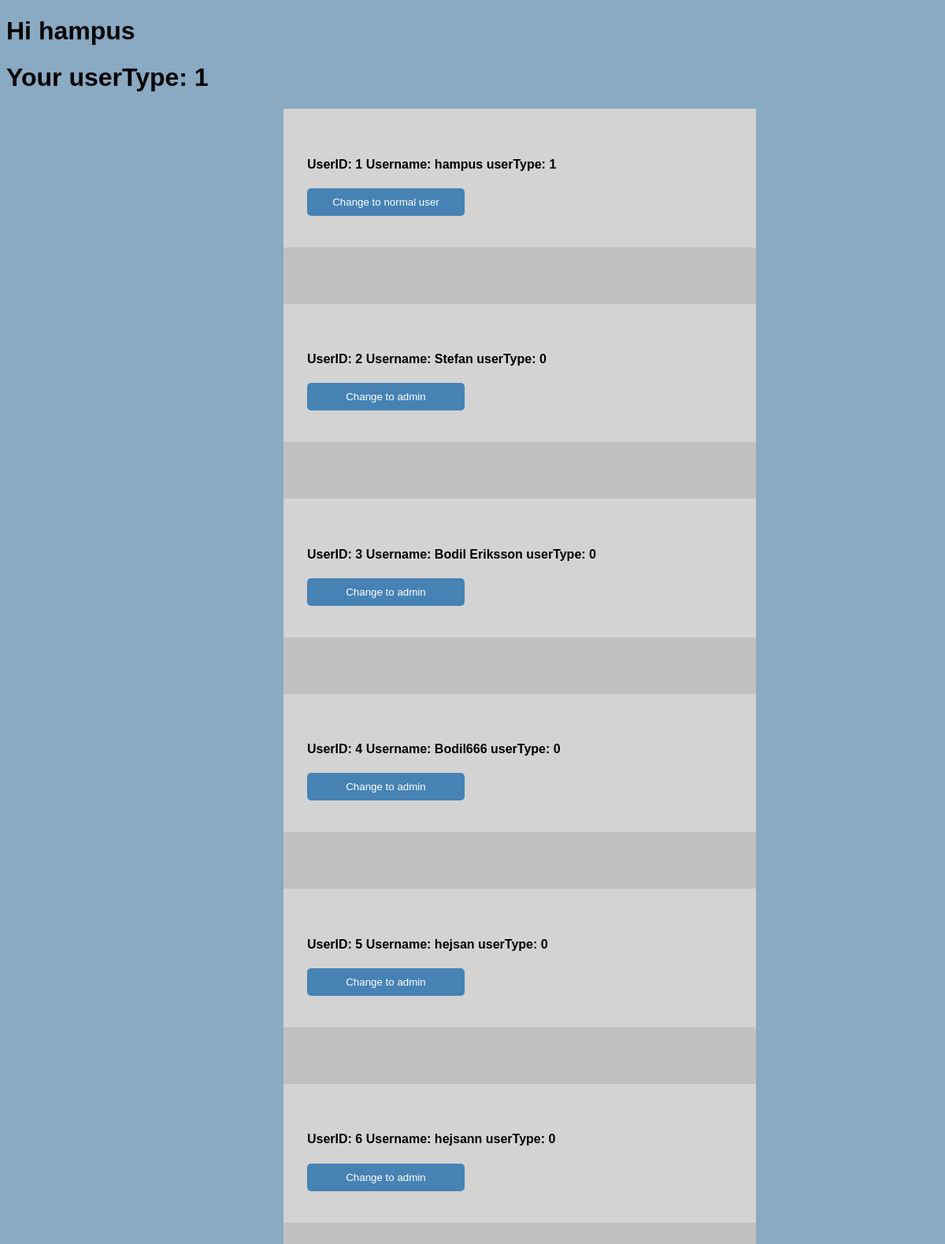
The app's page /adminPage.php (signed in), older data.
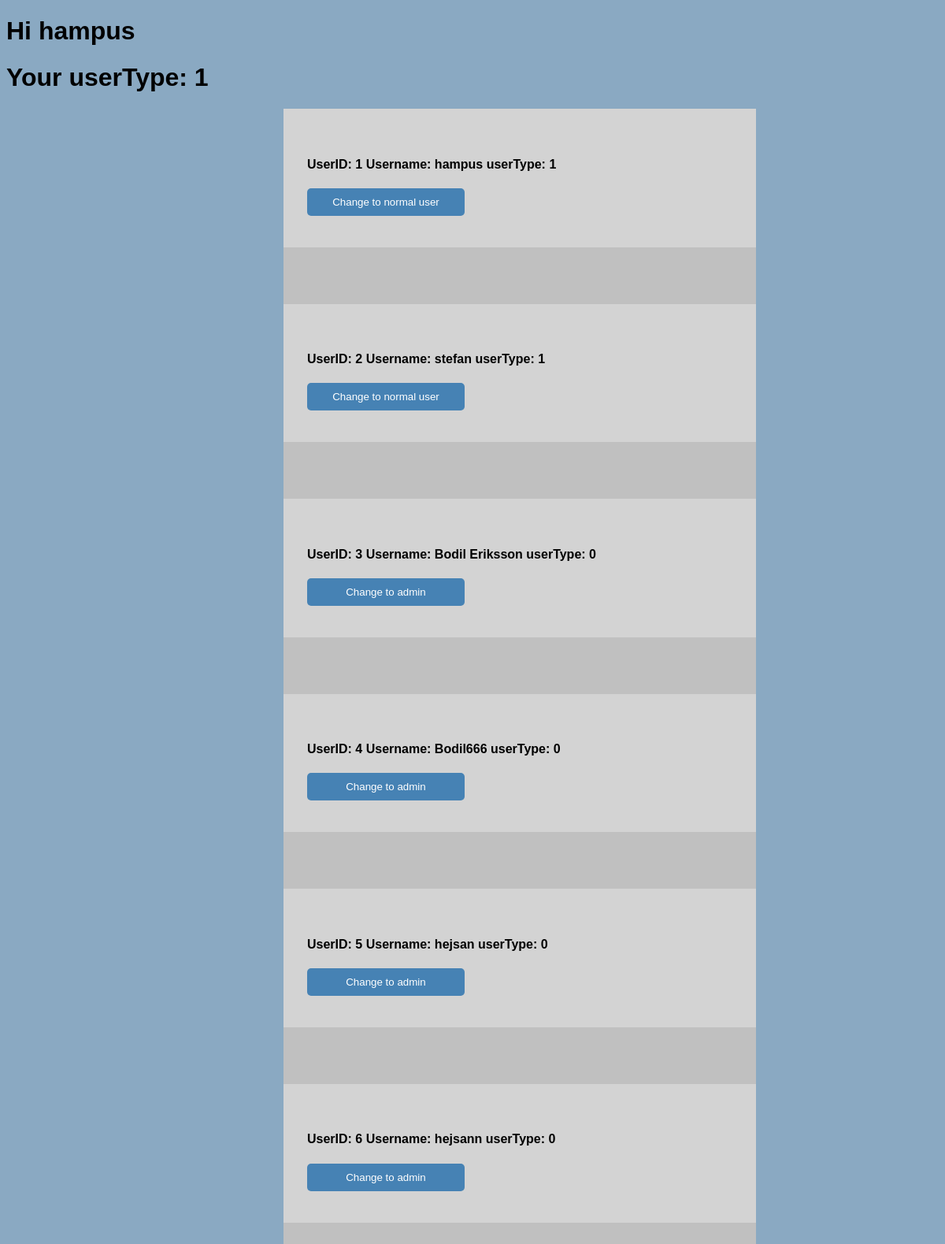
The same page, newer data.
### tables this page shows
CREATE TABLE "User" (
	"userID"	INTEGER,
	"username"	TEXT,
	"email"	TEXT,
	"passwordhash"	TEXT,
	"salt"	TEXT,
	"userType"	INTEGER,
	PRIMARY KEY("userID" AUTOINCREMENT)
);

### db/dbUser.php (the view, shortened to what this page needs)
<?php
function ShowUsers() {
    $db = new SQLite3("db/database.db");
$result = $db->query("SELECT userID, username, userType FROM 'User' ORDER BY userID");
while ($row = $result->fetchArray())
{
    echo "<div class='textDiv'>";
    echo "<h4>" . "  UserID: " . $row['userID'] . "  Username: " . $row['username'] . "  userType: " . $row['userType'] . "</h4>" ;
    echo "<form action='db/changeUserType.php' method='post'>";
    if($row['userType'] == 1) {
        echo "<button name='changeToUser-userID' type='submit' value=" . $row['userID'] . ">Change to normal user </button> ";
    }
    else {
        echo "<button name='changeToAdmin-userID' type='submit' value=" . $row['userID'] . ">Change to admin </button> ";
    }
    echo "</form>";
    echo "</div>";
    echo "<br><br><br><br>";
}
}
?>

### adminPage.php (shortened to what this page needs)
<!DOCTYPE html>
<html>
<head>
    <link rel="stylesheet" href="./css/style.css">
</head>
<body>
    <h1> Hi <?php echo $_SESSION['username']; ?> </h1>
    <h1> Your userType: <?php echo $_SESSION['userType']; ?> </h1>
    <?php
    include "db/showUsers.php";
    ?>
</body>
</html>

### db/showUsers.php
<?php
include "dbUser.php";
echo "<div class='showDiv'>";
ShowUsers();
echo "</div>";
?>

### css/style.css (style rules this page uses)
body { background: rgb(138, 169, 194); font-family: Verdana, Geneva, Tahoma, sans-serif; }
*, *::before, *::after { box-sizing: border-box; }
button { padding: 10px 30px; border: none; background-color: steelblue; display: inline-block; color: white; border-radius: 5px; width: 200px; transition-duration: 0.4s; }
.showDiv { background-color: rgb(192, 192, 192); width: 600px; position: sticky; left: 30%; }
.textDiv { background-color: lightgrey; width: 600px; padding: 40px 30px; position: sticky; left: 30%; }

Row changes from the older to the newer data that the page shows:
changed user id 2: username "Stefan" → "stefan"; userType "0" → "1"; userType "Change to admin" → "Change to normal user"
